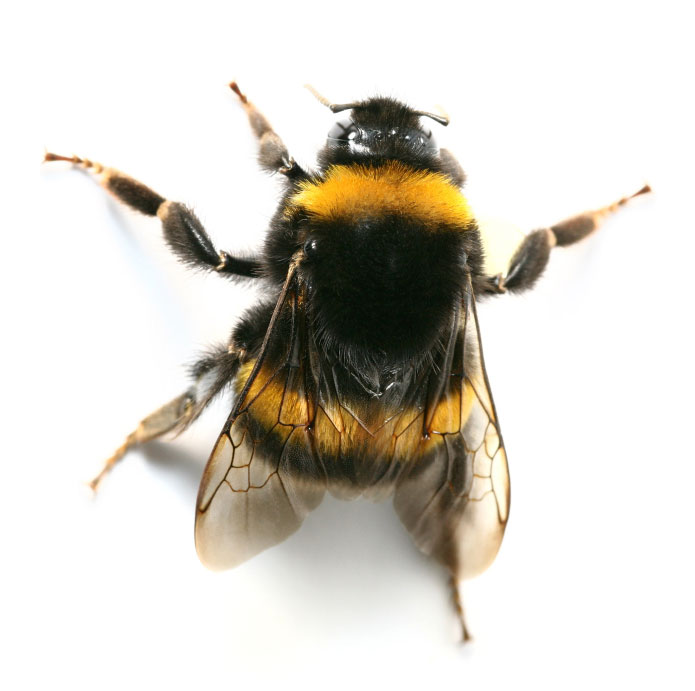
#> input picture image-features-matching-module/bee_test.jpg, 695 x 691 px
$ python testMultipleImage.py
#> lines starting #> are read from the running program, lines starting #| are printed output that depends on the picture
import cv2
import numpy as np
import sys
import os
import glob

loc_known_species = "./known_species/*.png"

result = []
matches = ""
# Read test Images
orb = cv2.ORB_create()
test = cv2.imread('bee_test.jpg',0)
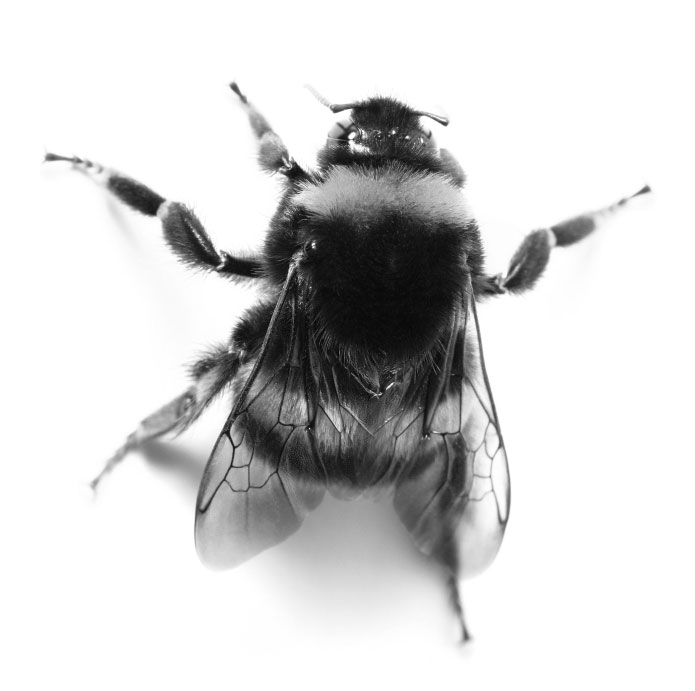
#> test: shape (691, 695); min 4, max 255, mean 213.3
kp2,testDes2  = orb.detectAndCompute(test, None)
#> kp2 = 500 keypoints; strongest (x, y, size): (349, 136, 37.2), (350, 135, 44.6), (312, 245, 31), (150, 208, 111.1)

bf = cv2.BFMatcher(cv2.NORM_L1, crossCheck=False)  # crossCheck not supported by BFMatcher

for filename in glob.glob(loc_known_species):
    train = cv2.imread('filename', 0)

    # Find Descriptors
    kp1,trainDes1 = orb.detectAndCompute(train, None)

    # Create BFMatcher and add cluster of training images. One for now.
    clusters = np.array([trainDes1])
    bf.add(clusters)

    # Train: Does nothing for BruteForceMatcher though.
    bf.train()

    matches = bf.match(testDes2)
    matches = sorted(matches, key = lambda x:x.distance)

    # Since, we have index of only one training image,
    # all matches will have imgIdx set to 0.
    for i in range(len(matches)):
        print(matches[i].imgIdx)

    print(matches)
